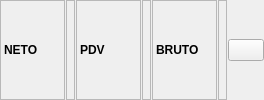
       <widget class="QFrame" name="frame_16">
        <property name="frameShape">
         <enum>QFrame::NoFrame</enum>
        </property>
        <property name="frameShadow">
         <enum>QFrame::Raised</enum>
        </property>
        <layout class="QHBoxLayout" name="horizontalLayout_30">
         <property name="spacing">
          <number>1</number>
         </property>
         <property name="leftMargin">
          <number>0</number>
         </property>
         <property name="topMargin">
          <number>0</number>
         </property>
         <property name="rightMargin">
          <number>0</number>
         </property>
         <property name="bottomMargin">
          <number>0</number>
         </property>
         <item>
          <widget class="QLabel" name="lblNetoTitle_2">
           <property name="sizePolicy">
            <sizepolicy hsizetype="Maximum" vsizetype="Preferred">
             <horstretch>0</horstretch>
             <verstretch>0</verstretch>
            </sizepolicy>
           </property>
           <property name="minimumSize">
            <size>
             <width>65</width>
             <height>32</height>
            </size>
           </property>
           <property name="font">
            <font>
             <weight>75</weight>
             <bold>true</bold>
            </font>
           </property>
           <property name="toolTip">
            <string>Poziv Na Broj</string>
           </property>
           <property name="frameShape">
            <enum>QFrame::StyledPanel</enum>
           </property>
           <property name="text">
            <string>NETO</string>
           </property>
          </widget>
         </item>
         <item>
          <widget class="QLabel" name="lblNeto_2">
           <property name="font">
            <font>
             <weight>75</weight>
             <bold>true</bold>
            </font>
           </property>
           <property name="frameShape">
            <enum>QFrame::StyledPanel</enum>
           </property>
           <property name="text">
            <string/>
           </property>
           <property name="alignment">
            <set>Qt::AlignLeading|Qt::AlignLeft|Qt::AlignVCenter</set>
           </property>
           <property name="textInteractionFlags">
            <set>Qt::LinksAccessibleByMouse|Qt::TextSelectableByMouse</set>
           </property>
          </widget>
         </item>
         <item>
          <widget class="QLabel" name="lblPdvTitle_2">
           <property name="sizePolicy">
            <sizepolicy hsizetype="Maximum" vsizetype="Preferred">
             <horstretch>0</horstretch>
             <verstretch>0</verstretch>
            </sizepolicy>
           </property>
           <property name="minimumSize">
            <size>
             <width>65</width>
             <height>32</height>
            </size>
           </property>
           <property name="font">
            <font>
             <weight>75</weight>
             <bold>true</bold>
            </font>
           </property>
           <property name="toolTip">
            <string>Poziv Na Broj</string>
           </property>
           <property name="frameShape">
            <enum>QFrame::StyledPanel</enum>
           </property>
           <property name="text">
            <string>PDV</string>
           </property>
          </widget>
         </item>
         <item>
          <widget class="QLabel" name="lblPdv_2">
           <property name="font">
            <font>
             <weight>75</weight>
             <bold>true</bold>
            </font>
           </property>
           <property name="frameShape">
            <enum>QFrame::StyledPanel</enum>
           </property>
           <property name="text">
            <string/>
           </property>
           <property name="alignment">
            <set>Qt::AlignLeading|Qt::AlignLeft|Qt::AlignVCenter</set>
           </property>
           <property name="textInteractionFlags">
            <set>Qt::LinksAccessibleByMouse|Qt::TextSelectableByMouse</set>
           </property>
          </widget>
         </item>
         <item>
          <widget class="QLabel" name="lblBrutoTitle_2">
           <property name="sizePolicy">
            <sizepolicy hsizetype="Maximum" vsizetype="Preferred">
             <horstretch>0</horstretch>
             <verstretch>0</verstretch>
            </sizepolicy>
           </property>
           <property name="minimumSize">
            <size>
             <width>65</width>
             <height>32</height>
            </size>
           </property>
           <property name="font">
            <font>
             <weight>75</weight>
             <bold>true</bold>
            </font>
           </property>
           <property name="toolTip">
            <string>Poziv Na Broj</string>
           </property>
           <property name="frameShape">
            <enum>QFrame::StyledPanel</enum>
           </property>
           <property name="text">
            <string>BRUTO</string>
           </property>
          </widget>
         </item>
         <item>
          <widget class="QLabel" name="lblBruto_2">
           <property name="font">
            <font>
             <weight>75</weight>
             <bold>true</bold>
            </font>
           </property>
           <property name="frameShape">
            <enum>QFrame::StyledPanel</enum>
           </property>
           <property name="text">
            <string/>
           </property>
           <property name="alignment">
            <set>Qt::AlignLeading|Qt::AlignLeft|Qt::AlignVCenter</set>
           </property>
           <property name="textInteractionFlags">
            <set>Qt::LinksAccessibleByMouse|Qt::TextSelectableByMouse</set>
           </property>
          </widget>
         </item>
         <item>
          <widget class="QPushButton" name="btnGo2_11">
           <property name="sizePolicy">
            <sizepolicy hsizetype="Maximum" vsizetype="Fixed">
             <horstretch>0</horstretch>
             <verstretch>0</verstretch>
            </sizepolicy>
           </property>
           <property name="maximumSize">
            <size>
             <width>36</width>
             <height>16777215</height>
            </size>
           </property>
           <property name="cursor">
            <cursorShape>PointingHandCursor</cursorShape>
           </property>
           <property name="toolTip">
            <string>Filter</string>
           </property>
           <property name="icon">
            <iconset resource="../../../resources/DonatForm.qrc">
             <normaloff>:/InDonat/Forms/images/OLOVKA.GIF</normaloff>:/InDonat/Forms/images/OLOVKA.GIF</iconset>
           </property>
           <property name="autoExclusive">
            <bool>true</bool>
           </property>
          </widget>
         </item>
        </layout>
       </widget>
